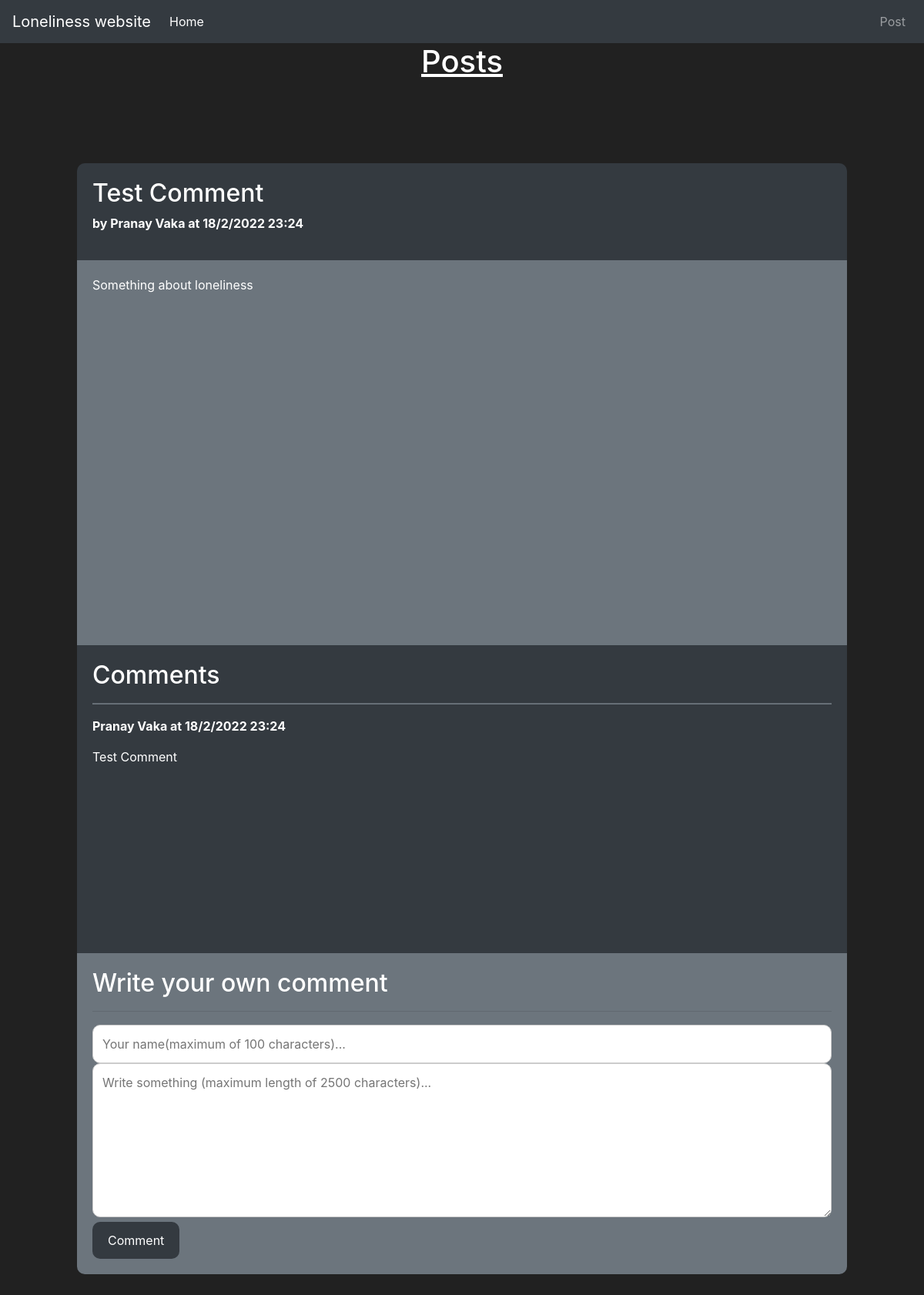
The page /home on the database its author committed.
### main.py (models this page shows, shortened)
class Posts(db.Model):
    number = db.Column(db.Integer(), primary_key=True)
    post_id = db.Column(db.String(length = 8), nullable = False)
    date_time = db.Column(db.String(), nullable = False)
    name = db.Column(db.String(length = 100), nullable = False)
    title = db.Column(db.String(length = 100), nullable = False)
    text = db.Column(db.String(length = 5000), nullable = False)

class Comments(db.Model):
    number = db.Column(db.Integer(), primary_key = True)
    post_id = db.Column(db.String(length = 8), nullable = False)
    comment_id = db.Column(db.String(length = 8), nullable = False)
    date_time = db.Column(db.String(), nullable = False)
    name = db.Column(db.String(length = 100), nullable = False)
    text = db.Column(db.String(length = 100), nullable = False)

### main.py (the view, shortened to what this page needs)
@app.route("/", methods=["GET", "POST"])
@app.route("/home", methods = ["GET", "POST"])
def home_page():
    return render_template("home.html", posts = return_all_posts())

### main.py (called while the page is built)
def get_comment_by_id(post_id):
    result = []
    for i in Comments.query.all():
        if i.post_id == post_id:
            result.append(i)
    return result

def return_all_posts():
    final_list = []
    for i in Posts.query.all():
        final_list.append({"post_object": i, "comment_objects": get_comment_by_id(i.post_id)})
    return final_list

### templates/home.html (shortened to what this page needs)
<!doctype html>
<html lang="en">
  <head>
    <link rel="stylesheet" href="https://cdn.jsdelivr.net/npm/bootstrap@4.5.3/dist/css/bootstrap.min.css">
	<link rel="stylesheet" type = "text/css" href="{{ url_for("static", filename = "styles.css") }}">
  </head>
  <body>
	  <nav class="navbar navbar-expand-md navbar-dark bg-dark">
		  <a class="navbar-brand" href="{{url_for("home_page")}}">Loneliness website</a>
		<div class="collapse navbar-collapse" id="navbarNav">
			<ul class="navbar-nav mr-auto">
				<li class="nav-item active">
					<a class="nav-link" href="{{url_for("home_page")}}">Home<span class="sr-only">(current)</span></a>
				</li>
			</ul>
			<ul class="navbar-nav">
				<li class="nav-item">
					<a class="nav-link" href="{{url_for("post_page")}}">Post</a>
				</li>
			</ul>
		</div>
	  </nav>
	<div class = "center">
		<h1><u>Posts</u></h1>
	</div>
	{% for i in posts %}
	<div style = "margin: 100px">
        <div class = "center">
            <div class = "header_container">
				<h2>{{i["post_object"].title}}</h2>
				<p><b>by {{i["post_object"].name}} at {{i["post_object"].date_time}}</b></p>
            </div>
        </div>
        <div class = "center">
            <div class = "info_container">
				<p>{{i["post_object"].text}}</p>
            </div>
        </div>
        <div class = "center">
            <div class = "comments_container">
                <h2>Comments</h2>
				{% for j in i["comment_objects"] %}
                <hr class = "hr_tag">
				<p><b>{{j.name}} at {{j.date_time}}</b></p>
				<p>{{j.text}}</p>
				{% endfor %}
            </div>
        </div>
        <div class = "center">
            <div class = "comments_input_container">
                <h2>Write your own comment</h2>
                <hr class = "hr_tag">
				<form method = "post">
                <input type="text" name = "name" placeholder="Your name(maximum of 100 characters)..." size = "50" maxlength = "100" required>
                <textarea id="subject" name="text" placeholder="Write something (maximum length of 2500 characters)..." style="height:200px" maxlength="2500" required></textarea>
					<input type = "submit" value="Comment">
				</form>
			</div>
        </div>
	</div>
    {% endfor %}
  </body>
</html>

### static/styles.css (style rules this page uses)
.center { display: flex; justify-content: center; }
.header_container { overflow-x: auto; overflow-y: auto; width: 1200px; background: #343a40; padding: 20px; border-top-left-radius: 10px; border-top-right-radius: 10px; }
.info_container { overflow-x: auto; overflow-y: auto; padding: 20px; width: 1200px; height: 500px; background: #6c757d; }
.comments_container { overflow-x: auto; overflow-y: auto; width: 1200px; height: 400px; background: #343a40; padding: 20px; }
.comments_input_container { overflow-x: auto; overflow-y: auto; width: 1200px; background: #6c757d; padding: 20px; border-bottom-left-radius: 10px; border-bottom-right-radius: 10px; }
.hr_tag { width:100%; background:#6c757d; height: 1.2px; }
* { box-sizing: border-box; }
input[type=text], select, textarea { width: 100%; padding: 12px; border: 1px solid #ccc; border-radius: 10px; resize: vertical; }
input[type=submit] { display: flex; justify-content: center; background-color: #343a40; color: white; padding: 12px 20px; border: none; border-radius: 10px; cursor: pointer; }

### templates/home.html (style rules this page uses)
body { background-color: #212121; color: white }

### rows shown on the page
Posts: post_object "Test Comment", post_object.name "Pranay Vaka", post_object.date_time "18/2/2022 23:24", post_object.text "Something about loneliness"
Comments: name "Pranay Vaka", date_time "18/2/2022 23:24", text "Test Comment"
